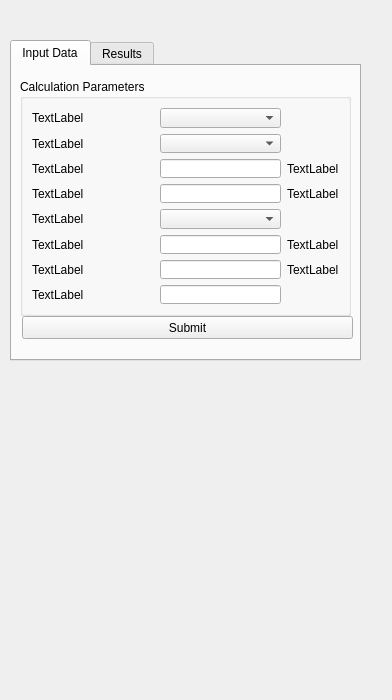
<?xml version="1.0" encoding="UTF-8"?>
<ui version="4.0">
 <class>Form</class>
 <widget class="QWidget" name="Form">
  <property name="enabled">
   <bool>true</bool>
  </property>
  <property name="geometry">
   <rect>
    <x>0</x>
    <y>0</y>
    <width>392</width>
    <height>700</height>
   </rect>
  </property>
  <property name="sizePolicy">
   <sizepolicy hsizetype="Maximum" vsizetype="Maximum">
    <horstretch>0</horstretch>
    <verstretch>0</verstretch>
   </sizepolicy>
  </property>
  <property name="maximumSize">
   <size>
    <width>3200</width>
    <height>5000</height>
   </size>
  </property>
  <property name="windowTitle">
   <string>Form</string>
  </property>
  <widget class="QTabWidget" name="tabWidget">
   <property name="geometry">
    <rect>
     <x>10</x>
     <y>40</y>
     <width>351</width>
     <height>321</height>
    </rect>
   </property>
   <property name="currentIndex">
    <number>0</number>
   </property>
   <widget class="QWidget" name="tab">
    <attribute name="title">
     <string>Input Data</string>
    </attribute>
    <widget class="QGroupBox" name="groupBox">
     <property name="geometry">
      <rect>
       <x>8</x>
       <y>13</y>
       <width>331</width>
       <height>237</height>
      </rect>
     </property>
     <property name="sizePolicy">
      <sizepolicy hsizetype="Preferred" vsizetype="Fixed">
       <horstretch>0</horstretch>
       <verstretch>0</verstretch>
      </sizepolicy>
     </property>
     <property name="title">
      <string>Calculation Parameters</string>
     </property>
     <layout class="QHBoxLayout" name="horizontalLayout_2">
      <item>
       <layout class="QGridLayout" name="gridLayout">
        <item row="4" column="2">
         <widget class="QComboBox" name="cb5">
          <property name="sizePolicy">
           <sizepolicy hsizetype="Preferred" vsizetype="Fixed">
            <horstretch>0</horstretch>
            <verstretch>0</verstretch>
           </sizepolicy>
          </property>
         </widget>
        </item>
        <item row="3" column="0">
         <widget class="QLabel" name="l4">
          <property name="text">
           <string>TextLabel</string>
          </property>
         </widget>
        </item>
        <item row="3" column="3">
         <widget class="QLabel" name="u4">
          <property name="sizePolicy">
           <sizepolicy hsizetype="Fixed" vsizetype="Preferred">
            <horstretch>0</horstretch>
            <verstretch>0</verstretch>
           </sizepolicy>
          </property>
          <property name="text">
           <string>TextLabel</string>
          </property>
         </widget>
        </item>
        <item row="0" column="0">
         <widget class="QLabel" name="l1">
          <property name="sizePolicy">
           <sizepolicy hsizetype="Preferred" vsizetype="Preferred">
            <horstretch>0</horstretch>
            <verstretch>0</verstretch>
           </sizepolicy>
          </property>
          <property name="text">
           <string>TextLabel</string>
          </property>
         </widget>
        </item>
        <item row="2" column="3">
         <widget class="QLabel" name="u3">
          <property name="sizePolicy">
           <sizepolicy hsizetype="Fixed" vsizetype="Preferred">
            <horstretch>0</horstretch>
            <verstretch>0</verstretch>
           </sizepolicy>
          </property>
          <property name="text">
           <string>TextLabel</string>
          </property>
         </widget>
        </item>
        <item row="2" column="0">
         <widget class="QLabel" name="l3">
          <property name="text">
           <string>TextLabel</string>
          </property>
         </widget>
        </item>
        <item row="2" column="2">
         <widget class="QLineEdit" name="le3">
          <property name="sizePolicy">
           <sizepolicy hsizetype="Preferred" vsizetype="Fixed">
            <horstretch>0</horstretch>
            <verstretch>0</verstretch>
           </sizepolicy>
          </property>
         </widget>
        </item>
        <item row="4" column="0">
         <widget class="QLabel" name="l5">
          <property name="text">
           <string>TextLabel</string>
          </property>
         </widget>
        </item>
        <item row="5" column="0">
         <widget class="QLabel" name="l6">
          <property name="text">
           <string>TextLabel</string>
          </property>
         </widget>
        </item>
        <item row="1" column="0">
         <widget class="QLabel" name="l2">
          <property name="text">
           <string>TextLabel</string>
          </property>
         </widget>
        </item>
        <item row="5" column="2">
         <widget class="QLineEdit" name="le6">
          <property name="sizePolicy">
           <sizepolicy hsizetype="Preferred" vsizetype="Fixed">
            <horstretch>0</horstretch>
            <verstretch>0</verstretch>
           </sizepolicy>
          </property>
         </widget>
        </item>
        <item row="6" column="0">
         <widget class="QLabel" name="l7">
          <property name="text">
           <string>TextLabel</string>
          </property>
         </widget>
        </item>
        <item row="6" column="3">
         <widget class="QLabel" name="u7">
          <property name="sizePolicy">
           <sizepolicy hsizetype="Fixed" vsizetype="Preferred">
            <horstretch>0</horstretch>
            <verstretch>0</verstretch>
           </sizepolicy>
          </property>
          <property name="text">
           <string>TextLabel</string>
          </property>
         </widget>
        </item>
        <item row="1" column="2">
         <widget class="QComboBox" name="cb2">
          <property name="sizePolicy">
           <sizepolicy hsizetype="Preferred" vsizetype="Fixed">
            <horstretch>0</horstretch>
            <verstretch>0</verstretch>
           </sizepolicy>
          </property>
         </widget>
        </item>
        <item row="3" column="2">
         <widget class="QLineEdit" name="le4">
          <property name="sizePolicy">
           <sizepolicy hsizetype="Preferred" vsizetype="Fixed">
            <horstretch>0</horstretch>
            <verstretch>0</verstretch>
           </sizepolicy>
          </property>
         </widget>
        </item>
        <item row="5" column="3">
         <widget class="QLabel" name="u6">
          <property name="sizePolicy">
           <sizepolicy hsizetype="Fixed" vsizetype="Preferred">
            <horstretch>0</horstretch>
            <verstretch>0</verstretch>
           </sizepolicy>
          </property>
          <property name="text">
           <string>TextLabel</string>
          </property>
         </widget>
        </item>
        <item row="6" column="2">
         <widget class="QLineEdit" name="le7">
          <property name="sizePolicy">
           <sizepolicy hsizetype="Preferred" vsizetype="Fixed">
            <horstretch>0</horstretch>
            <verstretch>0</verstretch>
           </sizepolicy>
          </property>
         </widget>
        </item>
        <item row="7" column="0">
         <widget class="QLabel" name="l8">
          <property name="text">
           <string>TextLabel</string>
          </property>
         </widget>
        </item>
        <item row="7" column="2">
         <widget class="QLineEdit" name="le8">
          <property name="sizePolicy">
           <sizepolicy hsizetype="Preferred" vsizetype="Fixed">
            <horstretch>0</horstretch>
            <verstretch>0</verstretch>
           </sizepolicy>
          </property>
         </widget>
        </item>
        <item row="0" column="2">
         <widget class="QComboBox" name="cb1">
          <property name="sizePolicy">
           <sizepolicy hsizetype="Preferred" vsizetype="Fixed">
            <horstretch>0</horstretch>
            <verstretch>0</verstretch>
           </sizepolicy>
          </property>
         </widget>
        </item>
       </layout>
      </item>
     </layout>
    </widget>
    <widget class="QPushButton" name="btn">
     <property name="geometry">
      <rect>
       <x>10</x>
       <y>250</y>
       <width>331</width>
       <height>23</height>
      </rect>
     </property>
     <property name="sizePolicy">
      <sizepolicy hsizetype="Fixed" vsizetype="Fixed">
       <horstretch>0</horstretch>
       <verstretch>0</verstretch>
      </sizepolicy>
     </property>
     <property name="text">
      <string>Submit</string>
     </property>
    </widget>
   </widget>
   <widget class="QWidget" name="tab_2">
    <attribute name="title">
     <string>Results</string>
    </attribute>
   </widget>
  </widget>
 </widget>
 <resources/>
 <connections/>
</ui>
